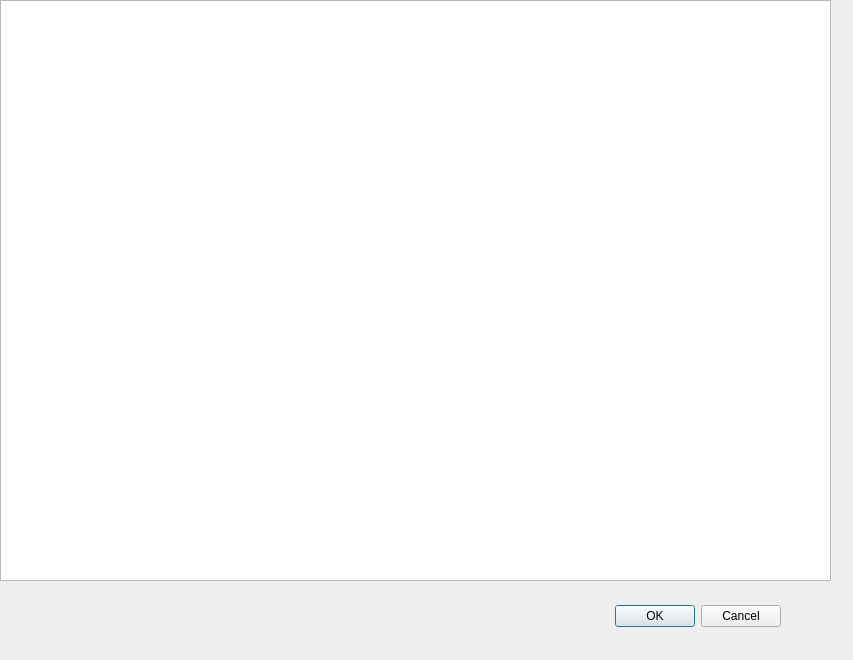
<?xml version="1.0" encoding="UTF-8"?>
<ui version="4.0">
 <class>DTablaRebotes</class>
 <widget class="QDialog" name="DTablaRebotes">
  <property name="geometry">
   <rect>
    <x>0</x>
    <y>0</y>
    <width>853</width>
    <height>660</height>
   </rect>
  </property>
  <property name="windowTitle">
   <string>Dialog</string>
  </property>
  <widget class="QDialogButtonBox" name="buttonBox">
   <property name="geometry">
    <rect>
     <x>440</x>
     <y>600</y>
     <width>341</width>
     <height>32</height>
    </rect>
   </property>
   <property name="orientation">
    <enum>Qt::Horizontal</enum>
   </property>
   <property name="standardButtons">
    <set>QDialogButtonBox::Cancel|QDialogButtonBox::Ok</set>
   </property>
  </widget>
  <widget class="QTableView" name="vista">
   <property name="geometry">
    <rect>
     <x>0</x>
     <y>0</y>
     <width>831</width>
     <height>581</height>
    </rect>
   </property>
  </widget>
 </widget>
 <resources/>
 <connections>
  <connection>
   <sender>buttonBox</sender>
   <signal>accepted()</signal>
   <receiver>DTablaRebotes</receiver>
   <slot>accept()</slot>
   <hints>
    <hint type="sourcelabel">
     <x>248</x>
     <y>254</y>
    </hint>
    <hint type="destinationlabel">
     <x>157</x>
     <y>274</y>
    </hint>
   </hints>
  </connection>
  <connection>
   <sender>buttonBox</sender>
   <signal>rejected()</signal>
   <receiver>DTablaRebotes</receiver>
   <slot>reject()</slot>
   <hints>
    <hint type="sourcelabel">
     <x>316</x>
     <y>260</y>
    </hint>
    <hint type="destinationlabel">
     <x>286</x>
     <y>274</y>
    </hint>
   </hints>
  </connection>
 </connections>
</ui>
